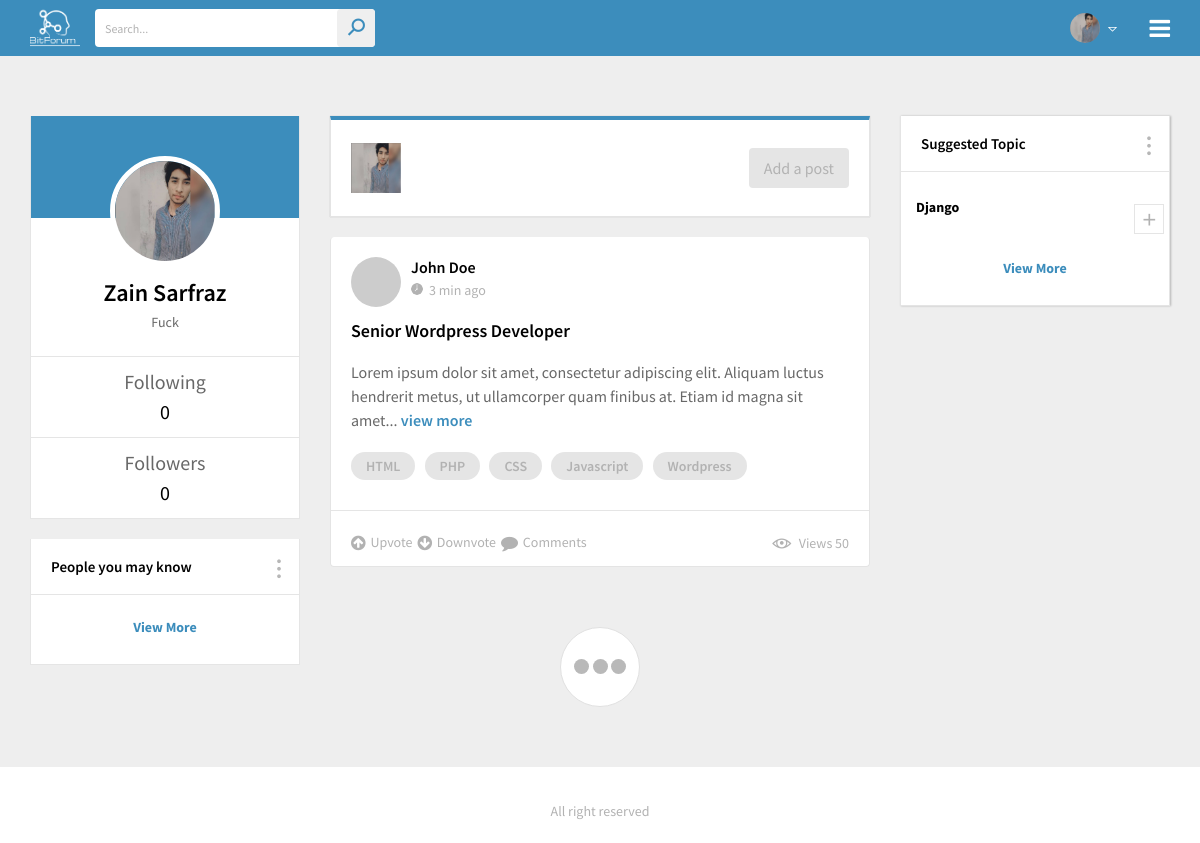
Page / (signed in) on the earlier database version.
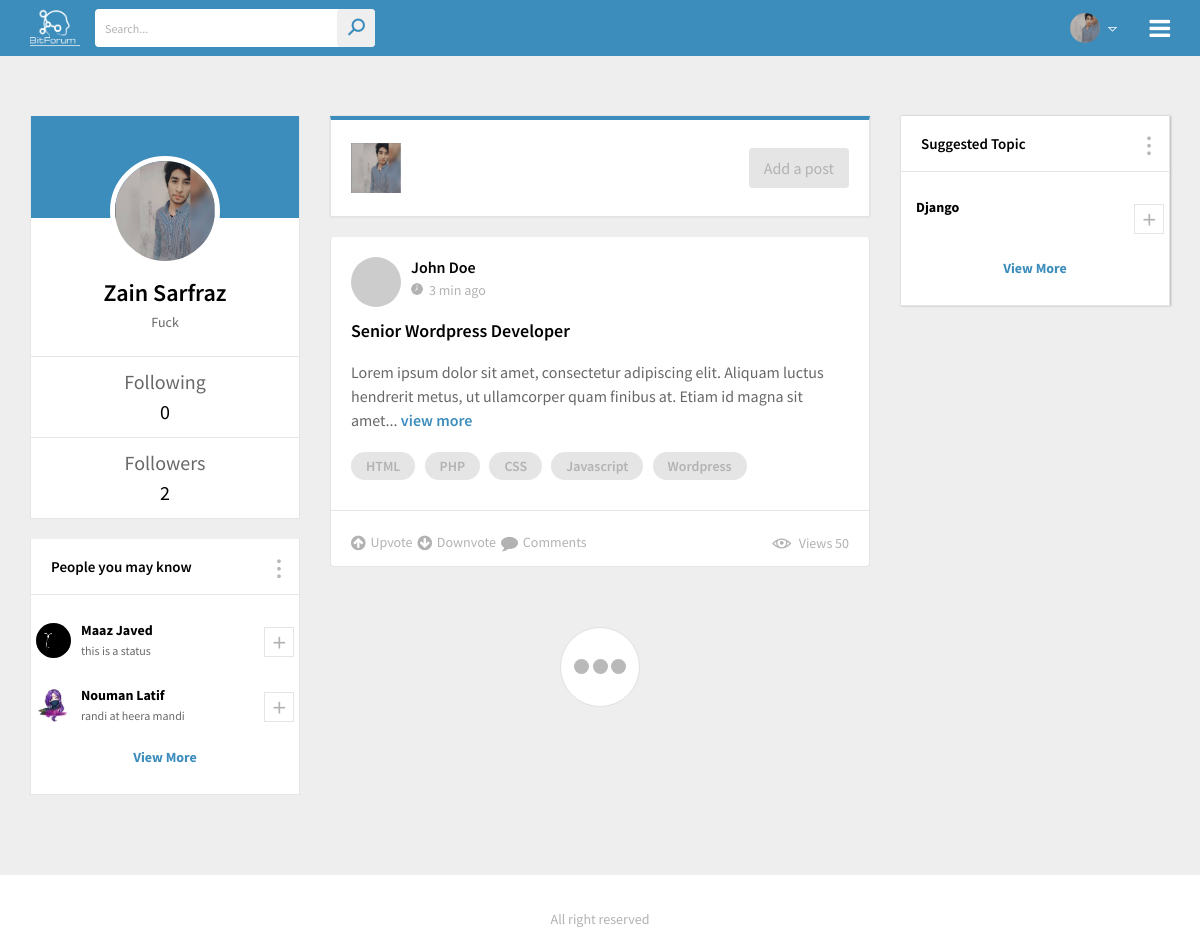
Same page on the later database version.
### posts/models.py (models this page shows)
class User(models.Model):
    email = models.EmailField(max_length=254,unique=True)
    name = models.TextField()
    password = models.TextField(max_length=15)
    status = models.TextField(max_length=250)
    profile_pic = models.ImageField(upload_to='uploads/pfp/')
    def __str__(self):
        return self.email

### bitforum/views.py (the view)
# urls.py: 2. Add a URL to urlpatterns:  path('', views.home, name='home')
def home(request):
    if 'email' in request.session:
        user = User.objects.get(email=request.session['email'])
        followers_count = FollowersFollowings.objects.filter(followingId=user.id)
        following_count = FollowersFollowings.objects.filter(followerId=user.id)
        allUser = User.objects.all()
        people_you_may_know = []
        for u in allUser:
            if u.email == request.session['email']:
                continue
            else:
                people_you_may_know.append(u)
        print(people_you_may_know)
        return render(request,'news-feed.html',{'user':user,'followers_count':len(followers_count),'following_count':len(following_count),'people':people_you_may_know})
    else:
        return redirect(login_signup_page)

### templates/news-feed.html (shortened to what this page needs)
{% load static %}
<!DOCTYPE html>
<html>
<head>
<link rel="stylesheet" type="text/css" href="{% static 'css/animate.css' %}">
<link rel="stylesheet" type="text/css" href="{% static 'css/bootstrap.min.css' %}">
<link rel="stylesheet" type="text/css" href="{% static 'css/line-awesome.css' %}">
<link rel="stylesheet" type="text/css" href="{% static 'css/line-awesome-font-awesome.min.css' %}">
<link rel="stylesheet" type="text/css" href="{% static 'css/font-awesome.min.css' %}">
<link rel="stylesheet" type="text/css" href="{% static 'css/jquery.mCustomScrollbar.min.css' %}">
<link rel="stylesheet" type="text/css" href="{% static 'lib/slick/slick.css' %}">
<link rel="stylesheet" type="text/css" href="{% static 'lib/slick/slick-theme.css' %}">
<link rel="stylesheet" type="text/css" href="{% static 'css/style.css' %}">
<link rel="stylesheet" type="text/css" href="{% static 'css/responsive.css' %}">
</head>
<body>
	<div class="wrapper">
		<header>
			<div class="container">
				<div class="header-data">
					<div class="logo">
						<a href="#" title=""><img src="{% static 'images/logo.png' %}" height="50" width="50" alt=""></a>
					</div>
					<div class="search-bar">
						<form>
							<input type="text" name="search" placeholder="Search...">
							<button type="submit"><i class="la la-search"></i></button>
						</form>
					</div>
					<div class="menu-btn">
						<a href="#" title=""><i class="fa fa-bars"></i></a>
					</div>
					<div class="user-account">
						<div class="user-info" >
							<img src=" {{ user.profile_pic }} " height="30" width="30" alt="" style="margin-left:40px">
							<i class="la la-sort-down"></i>
						</div>
					</div>
				</div>
			</div>
		</header>
		<main>
			<div class="main-section">
				<div class="container">
					<div class="main-section-data">
						<div class="row">
							<div class="col-lg-3 col-md-4 pd-left-none no-pd">
								<div class="main-left-sidebar no-margin">
									<div class="user-data full-width">
										<div class="user-profile">
											<div class="username-dt">
												<div class="usr-pic" style="height:120;width:100;">
													<img src=" {{  user.profile_pic }} " height="110" width="100" alt="">
												</div>
											</div>
											<div class="user-specs">
												<h3> {{ user.name }} </h3>
												<span>{{ user.status }}</span>
											</div>
										</div>
										<ul class="user-fw-status">
											<li>
												<h4>Following</h4>
												<span>{{ following_count }}</span>
											</li>
											<li>
												<h4>Followers</h4>
												<span>{{ followers_count }}</span>
											</li>
										</ul>
									</div>
									<div class="suggestions full-width">
										<div class="sd-title">
											<h3>People you may know</h3>
											<i class="la la-ellipsis-v"></i>
										</div>
										<div class="suggestions-list">
											{% for i in people %}
											<div class="suggestion-usd">
												<img src="{{ i.profile_pic }}" height="35" width="35" alt="">
												<div class="sgt-text">
													<h4>{{ i.name }}</h4>
													<span>{{ i.status }}</span>
												</div>
												<span><i class="la la-plus"></i></span>
											</div>
											{% endfor %}
											<div class="view-more">
												<a href="#" title="">View More</a>
											</div>
										</div>
									</div>
								</div>
							</div>
							<div class="col-lg-6 col-md-8 no-pd">
								<div class="main-ws-sec">
									<div class="post-topbar">
										<div class="user-picy" >
											<img src="{{user.profile_pic}}"  alt="">
										</div>
										<div class="post-st">
											<ul>
												<li><a class="post_project" href="#" title="">Add a post</a></li>
											</ul>
										</div>
									</div>
									<div class="posts-section">
										<div class="post-bar">
											<div class="post_topbar">
												<div class="usy-dt">
													<img src="http://via.placeholder.com/50x50" alt="">
													<div class="usy-name">
														<h3>John Doe</h3>
														<span><img src="{% static 'images/clock.png' %}" alt="">3 min ago</span>
													</div>
												</div>
											</div>
											<div class="job_descp">
												<h3>Senior Wordpress Developer</h3>
												<p>Lorem ipsum dolor sit amet, consectetur adipiscing elit. Aliquam luctus hendrerit metus, ut ullamcorper quam finibus at. Etiam id magna sit amet... <a href="#" title="">view more</a></p>
												<ul class="skill-tags">
													<li><a href="#" title="">HTML</a></li>
													<li><a href="#" title="">PHP</a></li>
													<li><a href="#" title="">CSS</a></li>
													<li><a href="#" title="">Javascript</a></li>
													<li><a href="#" title="">Wordpress</a></li>
												</ul>
											</div>
											<div class="job-status-bar">
												<ul class="like-com">
													<li>
														<a href="#"><i class="fa fa-arrow-circle-up" aria-hidden="true"></i> Upvote</a>
														<a href="#"><i class="fa fa-arrow-circle-down" aria-hidden="true"></i> Downvote</a>
														<a href="#"><i class="fa fa-comment" aria-hidden="true"></i> Comments</a>
													</li>
												</ul>
												<a><i class="la la-eye"></i>Views 50</a>
											</div>
										</div>
										<div class="process-comm">
											<div class="spinner">
												<div class="bounce1"></div>
												<div class="bounce2"></div>
												<div class="bounce3"></div>
											</div>
										</div>
									</div>
								</div>
							</div>
							<div class="col-lg-3 pd-right-none no-pd">
								<div class="right-sidebar">
									<div class="widget suggestions full-width">
										<div class="sd-title">
											<h3>Suggested Topic</h3>
											<i class="la la-ellipsis-v"></i>
										</div>
										<div class="suggestions-list">
											<div class="suggestion-usd">
												<div class="sgt-text">
													<h4>Django</h4>
												</div>
												<span><i class="la la-plus"></i></span>
											</div>
											<div class="view-more">
												<a href="#" title="">View More</a>
											</div>
										</div>
									</div>
								</div>
							</div>
						</div>
					</div>
				</div>
			</div>
		</main>
        <footer>
			<div class="footy-sec mn no-margin">
				<div class="container">
					<ul>
						<li><a href="#" title="">All right reserved</a></li>
					</ul>
				</div>
			</div>
		</footer>
	</div>
</body>
</html>

### static/css/responsive.css (style rules this page uses)
@media (max-width: 1200px) { .menu-btn { display: block; } }
@media (max-width: 1200px) { .suggestion-usd { padding: 15px 5px; } }
@media (max-width: 1200px) { .sd-title h3 { font-size: 15px; } }
@media (max-width: 1200px) { .footy-sec ul { width: 100%;text-align: center; } }
@media (max-width: 1200px) { .footy-sec.mn ul { padding: 30px 0 25px 0; } }
@media (max-width: 1200px) { .footy-sec { text-align: center; } }
@media (max-width: 1200px) { .sgt-text span { font-size: 12px; } }

Differences in the rows shown:
added User: profile_pic (picture), name "Maaz Javed", status "this is a status"
added User: profile_pic (picture), name "Nouman Latif", status "randi at heera mandi"
Other differences:
{{ followers_count }}: "0" → "2"
